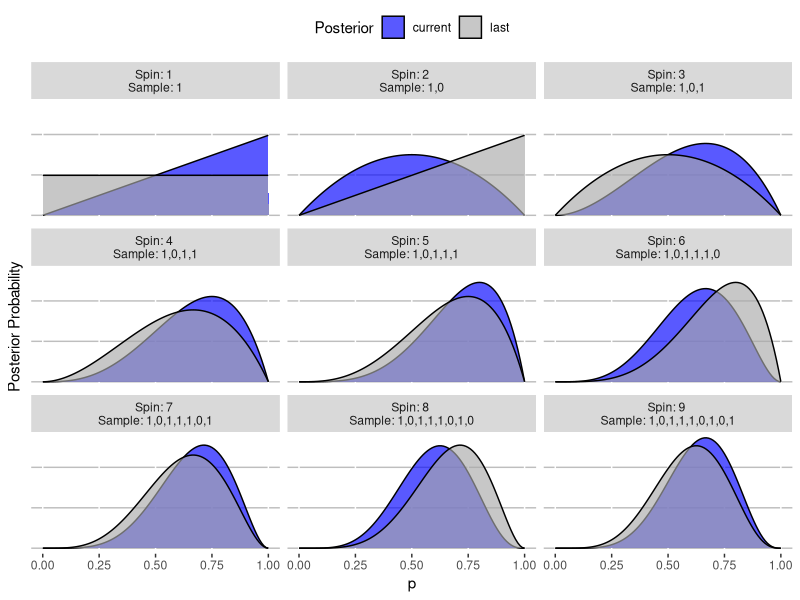

This chart was generated by the following R code:
## ---- chunk 1
# Possible values of p
p <- c(0, .25, .5, .75, 1)
marbles <- length(p) - 1

# Number of samples
N <- 3

# Observed sequence (1 = blue, 0 = white)
X <- c(1, 0, 1)
X <- sum(X)

# How many ways could this happen for each p?
ways <- (marbles * p)^X * (marbles * (1-p))^(N-X)

cbind(p, ways, posterior_probability = ways / sum(ways))

## ---- chunk 2
# Compute traditional binomial probabilities
binom_probs <- dbinom(x = X, size = N, prob = p)
cbind(p, binom_probs, posterior_probability = binom_probs / sum(binom_probs))
## ---- chunk 3
# Compute unnormalized probabilities
unnorm_probs <- p^X * (1-p)^(N-X)
cbind(p, unnorm_probs, posterior_probability = unnorm_probs / sum(unnorm_probs))
## ---- chunk 4

cbind(p, ways, posterior_probability = ways / sum(ways))

## ---- chunk 5
# New marble drawn blue
X_new <- 1

# Number of trials
N_new <- length(X_new)

# How many ways could this happen for each p?
ways_new <- (marbles * p)^X_new * (marbles * (1-p))^(N_new-X_new)

# Number of ways to observe the new sequence, given our prior information
prior <- ways
posterior_ways <- ways_new * prior

cbind(p, ways_new, prior, posterior_ways, posterior_probability = posterior_ways / sum(posterior_ways))
## ---- chunk 6
# Possible values of p
p <- c(0, .25, .5, .75, 1)
marbles <- length(p) - 1

# Number of samples
N <- 4

# Observed sequence (1 = blue, 0 = white)
X <- c(1, 0, 1, 1)
X <- sum(X)

# How many ways could this happen for each p?
ways <- (marbles * p)^X * (marbles * (1-p))^(N-X)

cbind(p, ways, posterior_probability = ways / sum(ways))
## ---- chunk 7
# What we know NOW
prior <- posterior_ways

# Relative counts of the conjectures
counts <- c(0, 3, 2, 1, 0)

# New ways
ways_new <- prior * counts

cbind(p, prior, counts, ways_new, posterior_probability = ways_new / sum(ways_new))
## ---- chunk 8
library(tidyverse)

# The observed sample sequence
observed_sample <- c(1, 0, 1, 1, 1, 0, 1, 0, 1) # 1 = water; 0 = land
N <- length(observed_sample)

# Approximate the set of inifinite p-values by a large set of discrete ones
p_continuous <- seq(0, 1, .01)

# Set the prior probability (uniform over the possibly choices)
prior <- rep(1 / length(p_continuous), length(p_continuous))

# Set the current posterior as the prior (before any data collected)
last_posterior <- prior

# Make result set
results <- tibble()

# For each value in the observed sample 
for(i in 1:N) {
  
  # 1. Get the sub-sample
  sub_sample <- observed_sample[1:i]
  
  # 2. Compute metrics (the number of water samples, and the total number of spins)
  W_temp <- sum(sub_sample)
  N_temp <- length(sub_sample)
  
  # 3. Compute the likelihood for each p
  temp_likelihood <- p_continuous^W_temp * (1 - p_continuous)^(N_temp - W_temp)
  
  # 4. Posterior
  temp_posterior <- temp_likelihood / sum(temp_likelihood)
  
  # 5. Add to results
  results <-
    results |>
    bind_rows(
      tibble(
        sample = i,
        sequence = paste(sub_sample, collapse = ","),
        p_continuous,
        likelihood = temp_likelihood,
        current = temp_posterior,
        last = last_posterior
      )
    )
  
  # Set the new last posterior
  last_posterior <- temp_posterior
  
}

results |>
  
  # Send down the rows
  pivot_longer(
    cols = c(last, current)
  ) %>%
  
  # Make a plot
  ggplot() +
  geom_area(
    aes(
      x = p_continuous,
      y = value,
      fill = name
    ),
    color = "black",
    alpha = .65,
    position = "identity"
  ) +
  facet_wrap(
    ~paste0("Spin: ", factor(sample), " \nSample: ", sequence)
  ) +
  theme(
    legend.position = "top",
    panel.background = element_blank(),
    panel.grid.major.y = element_line(colour = "gray"),
    axis.ticks.y = element_blank(),
    axis.text.y = element_blank()
  ) +
  xlab("p") +
  ylab("Posterior Probability") +
  labs(
    fill = "Posterior"
  ) +
  scale_fill_manual(
    values = c("blue", "darkgray")
  ) 
